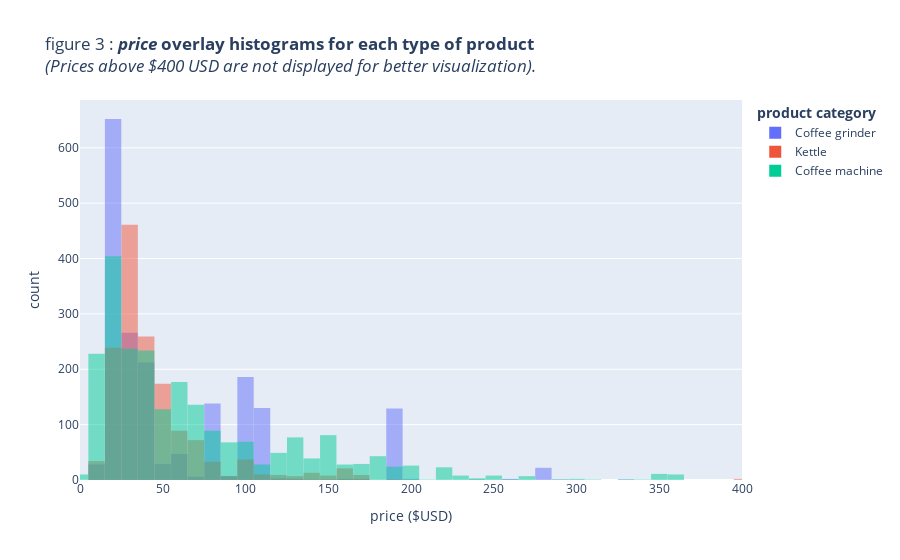

The notebook cell saved with this chart:
### Markdown cell above
In this section we will try to give a decent visualisation of the distribution of prices between the different items we deal with.

### Code cell
x0 = df[df["object"] == "coffee grinder"]["price"]
x1 = df[df["object"] == "kettle"]["price"]
x2 = df[df["object"] == "coffee machine"]["price"]

df_price = pd.DataFrame(
    dict(
        series=np.concatenate(
            (
                ["Coffee grinder"] * len(x0),
                ["Kettle"] * len(x1),
                ["Coffee machine"] * len(x2),
            )
        ),
        data=np.concatenate((x0, x1, x2)),
    )
)

figure_3 = px.histogram(
    df_price,
    x="data",
    color="series",
    barmode="overlay",
    nbins=190,
    title="figure 3 : <b><i>price</i> overlay histograms for each type of product</b><br><i>(Prices above $400 USD are not displayed for better visualization).</i>",
    labels={
        "series": "<b>product category</b>",
        "data": "price ($USD)",
    },
)

figure_3.update_layout(
    bargap=0.01,
    xaxis={"range": [0, 400]},
)

### Figure 1 — Plotly figure (JSON) as saved in the notebook; plotly's stock layout.template omitted (floating-point values rounded to 4 significant figures; data arrays with more than 128 entries replaced by an {"elided": "..."} marker saying what was removed)
{"data": [{"alignmentgroup": "True", "bingroup": "x", "hovertemplate": "<b>product category</b>=Coffee grinder<br>price ($USD)=%{x}<br>count=%{y}<extra></extra>", "legendgroup": "Coffee grinder", "marker": {"color": "#636efa", "opacity": 0.5, "pattern": {"shape": ""}}, "name": "Coffee grinder", "nbinsx": 190, "offsetgroup": "Coffee grinder", "orientation": "v", "showlegend": true, "type": "histogram", "x": {"elided": "1872 float values"}, "xaxis": "x", "yaxis": "y"}, {"alignmentgroup": "True", "bingroup": "x", "hovertemplate": "<b>product category</b>=Kettle<br>price ($USD)=%{x}<br>count=%{y}<extra></extra>", "legendgroup": "Kettle", "marker": {"color": "#EF553B", "opacity": 0.5, "pattern": {"shape": ""}}, "name": "Kettle", "nbinsx": 190, "offsetgroup": "Kettle", "orientation": "v", "showlegend": true, "type": "histogram", "x": {"elided": "1485 float values"}, "xaxis": "x", "yaxis": "y"}, {"alignmentgroup": "True", "bingroup": "x", "hovertemplate": "<b>product category</b>=Coffee machine<br>price ($USD)=%{x}<br>count=%{y}<extra></extra>", "legendgroup": "Coffee machine", "marker": {"color": "#00cc96", "opacity": 0.5, "pattern": {"shape": ""}}, "name": "Coffee machine", "nbinsx": 190, "offsetgroup": "Coffee machine", "orientation": "v", "showlegend": true, "type": "histogram", "x": {"elided": "2364 float values"}, "xaxis": "x", "yaxis": "y"}], "layout": {"bargap": 0.01, "barmode": "overlay", "legend": {"title": {"text": "<b>product category</b>"}, "tracegroupgap": 0}, "title": {"text": "figure 3 : <b><i>price</i> overlay histograms for each type of product</b><br><i>(Prices above $400 USD are not displayed for better visualization).</i>"}, "xaxis": {"anchor": "y", "domain": [0, 1], "range": [0, 400], "title": {"text": "price ($USD)"}}, "yaxis": {"anchor": "x", "domain": [0, 1], "title": {"text": "count"}}}}
